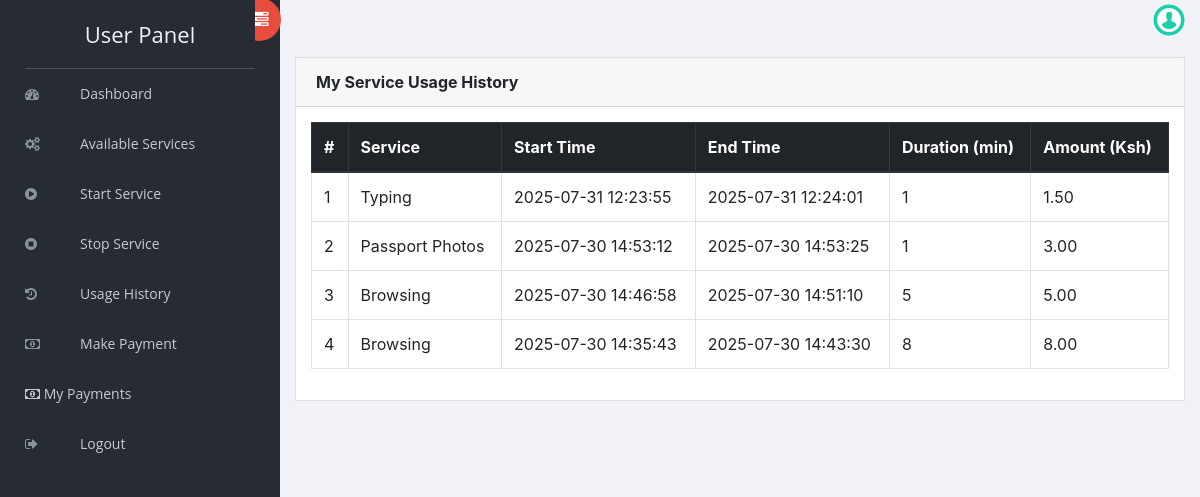
Screenshot of /ccms/user/usage_history.php (signed in) with the database file from the repository.
### tables this page shows
CREATE TABLE `service_usage` (
  `id` int(11) NOT NULL,
  `user_id` int(11) NOT NULL,
  `service_id` int(11) NOT NULL,
  `start_time` datetime DEFAULT NULL,
  `end_time` datetime DEFAULT NULL,
  `duration_minutes` int(11) DEFAULT NULL,
  `amount_due` decimal(10,2) DEFAULT NULL,
  `paid` tinyint(1) DEFAULT 0
);

CREATE TABLE `services` (
  `id` int(11) NOT NULL,
  `name` varchar(100) NOT NULL,
  `rate_per_minute` decimal(10,2) NOT NULL
);

### ccms/user/usage_history.php (the view, shortened to what this page needs)
<?php
include '../includes/dbconnection.php';
$userid = $_SESSION['user_id'];
?>
<!DOCTYPE html>
<html lang="en">
<head>
    <link rel="stylesheet" href="../vendors/bootstrap/dist/css/bootstrap.min.css">
    <link rel="stylesheet" href="../vendors/font-awesome/css/font-awesome.min.css">
    <link rel="stylesheet" href="../assets/css/style.css">
</head>
<body>
<?php include '../includes/user_sidebar.php'; ?>
<?php include '../includes/header.php'; ?>
<div class="content mt-3">
    <div class="animated fadeIn">
        <div class="card">
            <div class="card-header">
                <strong class="card-title">My Service Usage History</strong>
            </div>
            <div class="card-body">
                <table class="table table-bordered">
                    <thead class="thead-dark">
                        <tr>
                            <th>#</th>
                            <th>Service</th>
                            <th>Start Time</th>
                            <th>End Time</th>
                            <th>Duration (min)</th>
                            <th>Amount (Ksh)</th>
                        </tr>
                    </thead>
                    <tbody>
                    <?php
                    $query = "SELECT su.*, s.name AS service_name FROM service_usage su
                              JOIN services s ON su.service_id = s.ID
                              WHERE su.user_id = $userid ORDER BY su.id DESC";
                    $result = mysqli_query($con, $query);
                    $count = 1;
                    while ($row = mysqli_fetch_assoc($result)) {
                        echo "<tr>";
                        echo "<td>" . $count++ . "</td>";
                        echo "<td>" . htmlspecialchars($row['service_name']) . "</td>";
                        echo "<td>" . $row['start_time'] . "</td>";
                        echo "<td>" . ($row['end_time'] ? $row['end_time'] : '<span class="text-warning">In Progress</span>') . "</td>";
                        echo "<td>" . ($row['duration_minutes'] !== null ? $row['duration_minutes'] : '-') . "</td>";
                        echo "<td>" . ($row['amount_due'] !== null ? number_format($row['amount_due'], 2) : '-') . "</td>";
                        echo "</tr>";
                    }
                    ?>
                    </tbody>
                </table>
            </div>
        </div>
    </div>
</div>
</body>
</html>

### rows the page displays
service_usage: service.name "Typing", start_time "2025-07-31 12:23:55", end_time "2025-07-31 12:24:01", duration_minutes "1", amount_due "1.50"
service_usage: service.name "Passport Photos", start_time "2025-07-30 14:53:12", end_time "2025-07-30 14:53:25", duration_minutes "1", amount_due "3.00"
service_usage: service.name "Browsing", start_time "2025-07-30 14:46:58", end_time "2025-07-30 14:51:10", duration_minutes "5", amount_due "5.00"
service_usage: service.name "Browsing", start_time "2025-07-30 14:35:43", end_time "2025-07-30 14:43:30", duration_minutes "8", amount_due "8.00"
